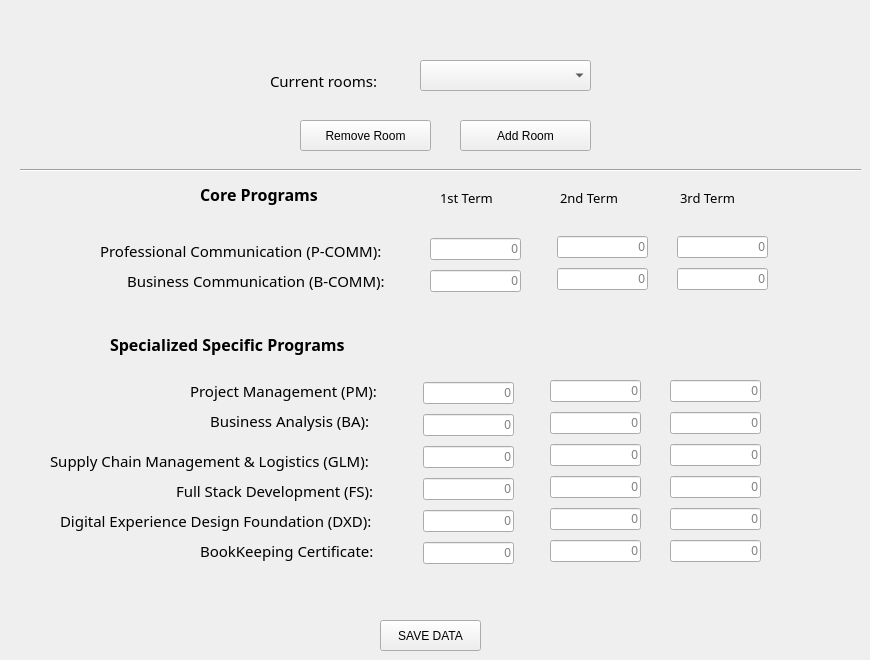
        <widget class="QWidget" name="page1">
         <widget class="QLabel" name="label">
          <property name="geometry">
           <rect>
            <x>200</x>
            <y>180</y>
            <width>161</width>
            <height>28</height>
           </rect>
          </property>
          <property name="font">
           <font>
            <family>Arial Black</family>
            <pointsize>12</pointsize>
            <weight>75</weight>
            <bold>true</bold>
           </font>
          </property>
          <property name="text">
           <string>Core Programs</string>
          </property>
         </widget>
         <widget class="QLabel" name="label_4">
          <property name="geometry">
           <rect>
            <x>110</x>
            <y>330</y>
            <width>329</width>
            <height>28</height>
           </rect>
          </property>
          <property name="font">
           <font>
            <family>Arial Black</family>
            <pointsize>12</pointsize>
            <weight>75</weight>
            <bold>true</bold>
           </font>
          </property>
          <property name="text">
           <string>Specialized Specific Programs</string>
          </property>
         </widget>
         <widget class="QLabel" name="label_5">
          <property name="geometry">
           <rect>
            <x>100</x>
            <y>240</y>
            <width>352</width>
            <height>21</height>
           </rect>
          </property>
          <property name="font">
           <font>
            <family>Arial Rounded MT Bold</family>
            <pointsize>11</pointsize>
           </font>
          </property>
          <property name="text">
           <string>Professional Communication (P-COMM):</string>
          </property>
         </widget>
         <widget class="QLabel" name="label_6">
          <property name="geometry">
           <rect>
            <x>127</x>
            <y>270</y>
            <width>322</width>
            <height>21</height>
           </rect>
          </property>
          <property name="font">
           <font>
            <family>Arial Rounded MT Bold</family>
            <pointsize>11</pointsize>
           </font>
          </property>
          <property name="text">
           <string>Business Communication (B-COMM):</string>
          </property>
         </widget>
         <widget class="QLabel" name="label_7">
          <property name="geometry">
           <rect>
            <x>190</x>
            <y>380</y>
            <width>233</width>
            <height>21</height>
           </rect>
          </property>
          <property name="font">
           <font>
            <family>Arial Rounded MT Bold</family>
            <pointsize>11</pointsize>
           </font>
          </property>
          <property name="text">
           <string>Project Management (PM):</string>
          </property>
         </widget>
         <widget class="QLabel" name="label_8">
          <property name="geometry">
           <rect>
            <x>210</x>
            <y>410</y>
            <width>215</width>
            <height>21</height>
           </rect>
          </property>
          <property name="font">
           <font>
            <family>Arial Rounded MT Bold</family>
            <pointsize>11</pointsize>
           </font>
          </property>
          <property name="text">
           <string>Business Analysis (BA): </string>
          </property>
         </widget>
         <widget class="QLabel" name="label_10">
          <property name="geometry">
           <rect>
            <x>50</x>
            <y>450</y>
            <width>402</width>
            <height>21</height>
           </rect>
          </property>
          <property name="font">
           <font>
            <family>Arial Rounded MT Bold</family>
            <pointsize>11</pointsize>
           </font>
          </property>
          <property name="text">
           <string>Supply Chain Management &amp; Logistics (GLM):</string>
          </property>
         </widget>
         <widget class="QLabel" name="label_11">
          <property name="geometry">
           <rect>
            <x>176</x>
            <y>480</y>
            <width>254</width>
            <height>21</height>
           </rect>
          </property>
          <property name="font">
           <font>
            <family>Arial Rounded MT Bold</family>
            <pointsize>11</pointsize>
           </font>
          </property>
          <property name="text">
           <string>Full Stack Development (FS):</string>
          </property>
         </widget>
         <widget class="QLabel" name="label_12">
          <property name="geometry">
           <rect>
            <x>60</x>
            <y>510</y>
            <width>391</width>
            <height>21</height>
           </rect>
          </property>
          <property name="font">
           <font>
            <family>Arial Rounded MT Bold</family>
            <pointsize>11</pointsize>
           </font>
          </property>
          <property name="text">
           <string>Digital Experience Design Foundation (DXD):</string>
          </property>
         </widget>
         <widget class="QLabel" name="label_13">
          <property name="geometry">
           <rect>
            <x>200</x>
            <y>540</y>
            <width>222</width>
            <height>21</height>
           </rect>
          </property>
          <property name="font">
           <font>
            <family>Arial Rounded MT Bold</family>
            <pointsize>11</pointsize>
           </font>
          </property>
          <property name="text">
           <string>BookKeeping Certificate:</string>
          </property>
         </widget>
         <widget class="QPushButton" name="save_data_btn">
          <property name="geometry">
           <rect>
            <x>380</x>
            <y>620</y>
            <width>101</width>
            <height>31</height>
           </rect>
          </property>
          <property name="text">
           <string>SAVE DATA</string>
          </property>
         </widget>
         <widget class="QLineEdit" name="pm_input_1">
          <property name="geometry">
           <rect>
            <x>423</x>
            <y>382</y>
            <width>91</width>
            <height>22</height>
           </rect>
          </property>
          <property name="alignment">
           <set>Qt::AlignRight|Qt::AlignTrailing|Qt::AlignVCenter</set>
          </property>
          <property name="placeholderText">
           <string>0</string>
          </property>
         </widget>
         <widget class="QLineEdit" name="ba_input_1">
          <property name="geometry">
           <rect>
            <x>423</x>
            <y>414</y>
            <width>91</width>
            <height>22</height>
           </rect>
          </property>
          <property name="alignment">
           <set>Qt::AlignRight|Qt::AlignTrailing|Qt::AlignVCenter</set>
          </property>
          <property name="placeholderText">
           <string>0</string>
          </property>
         </widget>
         <widget class="QLineEdit" name="p_comm_input_1">
          <property name="geometry">
           <rect>
            <x>430</x>
            <y>238</y>
            <width>91</width>
            <height>22</height>
           </rect>
          </property>
          <property name="alignment">
           <set>Qt::AlignRight|Qt::AlignTrailing|Qt::AlignVCenter</set>
          </property>
          <property name="placeholderText">
           <string>0</string>
          </property>
         </widget>
         <widget class="QLineEdit" name="glm_input_1">
          <property name="geometry">
           <rect>
            <x>423</x>
            <y>446</y>
            <width>91</width>
            <height>22</height>
           </rect>
          </property>
          <property name="alignment">
           <set>Qt::AlignRight|Qt::AlignTrailing|Qt::AlignVCenter</set>
          </property>
          <property name="placeholderText">
           <string>0</string>
          </property>
         </widget>
         <widget class="QLineEdit" name="fs_input_1">
          <property name="geometry">
           <rect>
            <x>423</x>
            <y>478</y>
            <width>91</width>
            <height>22</height>
           </rect>
          </property>
          <property name="alignment">
           <set>Qt::AlignRight|Qt::AlignTrailing|Qt::AlignVCenter</set>
          </property>
          <property name="placeholderText">
           <string>0</string>
          </property>
         </widget>
         <widget class="QLineEdit" name="dxd_input_1">
          <property name="geometry">
           <rect>
            <x>423</x>
            <y>510</y>
            <width>91</width>
            <height>22</height>
           </rect>
          </property>
          <property name="alignment">
           <set>Qt::AlignRight|Qt::AlignTrailing|Qt::AlignVCenter</set>
          </property>
          <property name="placeholderText">
           <string>0</string>
          </property>
         </widget>
         <widget class="QLineEdit" name="bookkeep_input">
          <property name="geometry">
           <rect>
            <x>423</x>
            <y>542</y>
            <width>91</width>
            <height>22</height>
           </rect>
          </property>
          <property name="alignment">
           <set>Qt::AlignRight|Qt::AlignTrailing|Qt::AlignVCenter</set>
          </property>
          <property name="placeholderText">
           <string>0</string>
          </property>
         </widget>
         <widget class="QLineEdit" name="bookkeep_input_2">
          <property name="geometry">
           <rect>
            <x>550</x>
            <y>540</y>
            <width>91</width>
            <height>22</height>
           </rect>
          </property>
          <property name="alignment">
           <set>Qt::AlignRight|Qt::AlignTrailing|Qt::AlignVCenter</set>
          </property>
          <property name="placeholderText">
           <string>0</string>
          </property>
         </widget>
         <widget class="QLineEdit" name="pm_input_2">
          <property name="geometry">
           <rect>
            <x>550</x>
            <y>380</y>
            <width>91</width>
            <height>22</height>
           </rect>
          </property>
          <property name="alignment">
           <set>Qt::AlignRight|Qt::AlignTrailing|Qt::AlignVCenter</set>
          </property>
          <property name="placeholderText">
           <string>0</string>
          </property>
         </widget>
         <widget class="QLineEdit" name="p_comm_input_2">
          <property name="geometry">
           <rect>
            <x>557</x>
            <y>236</y>
            <width>91</width>
            <height>22</height>
           </rect>
          </property>
          <property name="alignment">
           <set>Qt::AlignRight|Qt::AlignTrailing|Qt::AlignVCenter</set>
          </property>
          <property name="placeholderText">
           <string>0</string>
          </property>
         </widget>
         <widget class="QLineEdit" name="ba_input_2">
          <property name="geometry">
           <rect>
            <x>550</x>
            <y>412</y>
            <width>91</width>
            <height>22</height>
           </rect>
          </property>
          <property name="alignment">
           <set>Qt::AlignRight|Qt::AlignTrailing|Qt::AlignVCenter</set>
          </property>
          <property name="placeholderText">
           <string>0</string>
          </property>
         </widget>
         <widget class="QLineEdit" name="b_comm_input_2">
          <property name="geometry">
           <rect>
            <x>557</x>
            <y>268</y>
            <width>91</width>
            <height>22</height>
           </rect>
          </property>
          <property name="alignment">
           <set>Qt::AlignRight|Qt::AlignTrailing|Qt::AlignVCenter</set>
          </property>
          <property name="placeholderText">
           <string>0</string>
          </property>
         </widget>
         <widget class="QLineEdit" name="glm_input_2">
          <property name="geometry">
           <rect>
            <x>550</x>
            <y>444</y>
            <width>91</width>
            <height>22</height>
           </rect>
          </property>
          <property name="alignment">
           <set>Qt::AlignRight|Qt::AlignTrailing|Qt::AlignVCenter</set>
          </property>
          <property name="placeholderText">
           <string>0</string>
          </property>
         </widget>
         <widget class="QLineEdit" name="dxd_input_2">
          <property name="geometry">
           <rect>
            <x>550</x>
            <y>508</y>
            <width>91</width>
            <height>22</height>
           </rect>
          </property>
          <property name="alignment">
           <set>Qt::AlignRight|Qt::AlignTrailing|Qt::AlignVCenter</set>
          </property>
          <property name="placeholderText">
           <string>0</string>
          </property>
         </widget>
         <widget class="QLineEdit" name="fs_input_2">
          <property name="geometry">
           <rect>
            <x>550</x>
            <y>476</y>
            <width>91</width>
            <height>22</height>
           </rect>
          </property>
          <property name="alignment">
           <set>Qt::AlignRight|Qt::AlignTrailing|Qt::AlignVCenter</set>
          </property>
          <property name="placeholderText">
           <string>0</string>
          </property>
         </widget>
         <widget class="QLineEdit" name="bookkeep_input_3">
          <property name="geometry">
           <rect>
            <x>670</x>
            <y>540</y>
            <width>91</width>
            <height>22</height>
           </rect>
          </property>
          <property name="alignment">
           <set>Qt::AlignRight|Qt::AlignTrailing|Qt::AlignVCenter</set>
          </property>
          <property name="placeholderText">
           <string>0</string>
          </property>
         </widget>
         <widget class="QLineEdit" name="fs_input_3">
          <property name="geometry">
           <rect>
            <x>670</x>
            <y>476</y>
            <width>91</width>
            <height>22</height>
           </rect>
          </property>
          <property name="alignment">
           <set>Qt::AlignRight|Qt::AlignTrailing|Qt::AlignVCenter</set>
          </property>
          <property name="placeholderText">
           <string>0</string>
          </property>
         </widget>
         <widget class="QLineEdit" name="dxd_input_3">
          <property name="geometry">
           <rect>
            <x>670</x>
            <y>508</y>
            <width>91</width>
            <height>22</height>
           </rect>
          </property>
          <property name="alignment">
           <set>Qt::AlignRight|Qt::AlignTrailing|Qt::AlignVCenter</set>
          </property>
          <property name="placeholderText">
           <string>0</string>
          </property>
         </widget>
         <widget class="QLineEdit" name="p_comm_input_3">
          <property name="geometry">
           <rect>
            <x>677</x>
            <y>236</y>
            <width>91</width>
            <height>22</height>
           </rect>
          </property>
          <property name="alignment">
           <set>Qt::AlignRight|Qt::AlignTrailing|Qt::AlignVCenter</set>
          </property>
          <property name="placeholderText">
           <string>0</string>
          </property>
         </widget>
         <widget class="QLineEdit" name="b_comm_input_3">
          <property name="geometry">
           <rect>
            <x>677</x>
            <y>268</y>
            <width>91</width>
            <height>22</height>
           </rect>
          </property>
          <property name="alignment">
           <set>Qt::AlignRight|Qt::AlignTrailing|Qt::AlignVCenter</set>
          </property>
          <property name="placeholderText">
           <string>0</string>
          </property>
         </widget>
         <widget class="QLineEdit" name="pm_input_3">
          <property name="geometry">
           <rect>
            <x>670</x>
            <y>380</y>
            <width>91</width>
            <height>22</height>
           </rect>
          </property>
          <property name="alignment">
           <set>Qt::AlignRight|Qt::AlignTrailing|Qt::AlignVCenter</set>
          </property>
          <property name="placeholderText">
           <string>0</string>
          </property>
         </widget>
         <widget class="QLineEdit" name="glm_input_3">
          <property name="geometry">
           <rect>
            <x>670</x>
            <y>444</y>
            <width>91</width>
            <height>22</height>
           </rect>
          </property>
          <property name="alignment">
           <set>Qt::AlignRight|Qt::AlignTrailing|Qt::AlignVCenter</set>
          </property>
          <property name="placeholderText">
           <string>0</string>
          </property>
         </widget>
         <widget class="QLineEdit" name="ba_input_3">
          <property name="geometry">
           <rect>
            <x>670</x>
            <y>412</y>
            <width>91</width>
            <height>22</height>
           </rect>
          </property>
          <property name="alignment">
           <set>Qt::AlignRight|Qt::AlignTrailing|Qt::AlignVCenter</set>
          </property>
          <property name="placeholderText">
           <string>0</string>
          </property>
         </widget>
         <widget class="QLabel" name="label_3">
          <property name="geometry">
           <rect>
            <x>440</x>
            <y>190</y>
            <width>81</width>
            <height>16</height>
           </rect>
          </property>
          <property name="font">
           <font>
            <family>Arial Rounded MT Bold</family>
            <pointsize>10</pointsize>
           </font>
          </property>
          <property name="text">
           <string>1st Term</string>
          </property>
         </widget>
         <widget class="QLabel" name="label_14">
          <property name="geometry">
           <rect>
            <x>560</x>
            <y>190</y>
            <width>81</width>
            <height>16</height>
           </rect>
          </property>
          <property name="font">
           <font>
            <family>Arial Rounded MT Bold</family>
            <pointsize>10</pointsize>
           </font>
          </property>
          <property name="text">
           <string>2nd Term</string>
          </property>
         </widget>
         <widget class="QLabel" name="label_15">
          <property name="geometry">
           <rect>
            <x>680</x>
            <y>190</y>
            <width>81</width>
            <height>16</height>
           </rect>
          </property>
          <property name="font">
           <font>
            <family>Arial Rounded MT Bold</family>
            <pointsize>10</pointsize>
           </font>
          </property>
          <property name="text">
           <string>3rd Term</string>
          </property>
         </widget>
         <widget class="QLineEdit" name="b_comm_input_1">
          <property name="geometry">
           <rect>
            <x>430</x>
            <y>270</y>
            <width>91</width>
            <height>22</height>
           </rect>
          </property>
          <property name="alignment">
           <set>Qt::AlignRight|Qt::AlignTrailing|Qt::AlignVCenter</set>
          </property>
          <property name="placeholderText">
           <string>0</string>
          </property>
         </widget>
         <widget class="QLabel" name="label_26">
          <property name="geometry">
           <rect>
            <x>270</x>
            <y>70</y>
            <width>141</width>
            <height>21</height>
           </rect>
          </property>
          <property name="font">
           <font>
            <family>Arial Rounded MT Bold</family>
            <pointsize>11</pointsize>
           </font>
          </property>
          <property name="text">
           <string>Current rooms:</string>
          </property>
         </widget>
         <widget class="QPushButton" name="add_room_btn">
          <property name="geometry">
           <rect>
            <x>460</x>
            <y>120</y>
            <width>131</width>
            <height>31</height>
           </rect>
          </property>
          <property name="text">
           <string>Add Room</string>
          </property>
         </widget>
         <widget class="QPushButton" name="remove_room_btn">
          <property name="geometry">
           <rect>
            <x>300</x>
            <y>120</y>
            <width>131</width>
            <height>31</height>
           </rect>
          </property>
          <property name="text">
           <string>Remove Room</string>
          </property>
         </widget>
         <widget class="QComboBox" name="rooms_combobox">
          <property name="geometry">
           <rect>
            <x>420</x>
            <y>60</y>
            <width>171</width>
            <height>31</height>
           </rect>
          </property>
          <property name="font">
           <font>
            <weight>75</weight>
            <bold>true</bold>
           </font>
          </property>
         </widget>
         <widget class="Line" name="line">
          <property name="geometry">
           <rect>
            <x>20</x>
            <y>160</y>
            <width>841</width>
            <height>20</height>
           </rect>
          </property>
          <property name="orientation">
           <enum>Qt::Horizontal</enum>
          </property>
         </widget>
        </widget>
